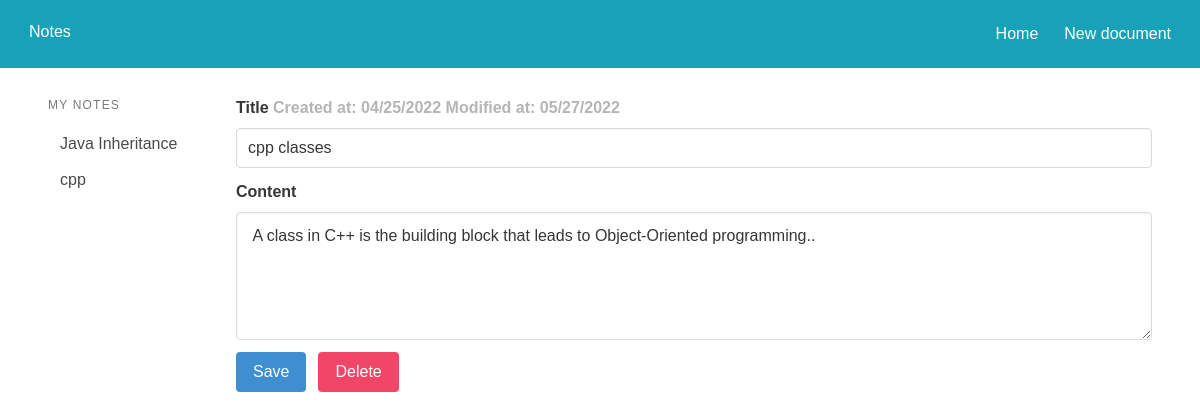
Page /editor/?docid=8 (signed in) on the committed database.
### accounts/models.py (models this page shows, shortened)
class Document(models.Model):
    user = models.ForeignKey(User, on_delete=models.CASCADE, default=1)
    title = models.CharField(max_length=255)
    content = models.TextField(blank=True, null=True)
    created_at = models.DateTimeField(auto_now_add=True)
    modified_at = models.DateTimeField(auto_now=True)
    class Meta:
        ordering = ('title',)

### accounts/views.py (the view, shortened to what this page needs)
# urls.py: path('editor/',views.editorview,name="editor"),
def editorview(request):
    if request.user.is_authenticated:
        docid = int(request.GET.get('docid', 0))
        documents = Document.objects.all()
        if docid > 0:
            document = Document.objects.get(pk=docid)
        else:
            document = ''
        context = {
        'docid': docid,
        'documents': documents,
        'document': document
        }
        return render(request, 'accounts/editor.html', context)
    else:
        return redirect('login')

### accounts/templates/accounts/editor.html (shortened to what this page needs)
<!DOCTYPE html>
<html>
<head>
    <link rel="stylesheet" href="https://cdn.jsdelivr.net/npm/bulma@0.9.0/css/bulma.min.css">
    <link rel="stylesheet" href="https://cdnjs.cloudflare.com/ajax/libs/fontawesome/4.7.0/css/font-awesome.min.css">
    <link rel="stylesheet" href="https://maxcdn.bootstrapcdn.com/bootstrap/4.5.2/css/bootstrap.min.css">
</head>
<body>
    <nav class="navbar bg-info   bg-primary fixed-top">
        <div class="navbar-brand">
            <a href="{% url 'editor' %}" class="btn btn-info navbar-btn">Notes</a>
        </div>
        <div class="navbar-menu">
            <div class="navbar-end">
                <a href="{% url 'home' %}?docid=0" class="btn btn-info navbar-btn">Home</a>
                <a href="{% url 'editor' %}?docid=0" class="btn btn-info navbar-btn">New document</a>
            </div>
        </div>
    </nav>
    <br><br>
    <section class="section" style="color:black">
        <div class="columns">
            <div class="column is-2">
                <aside class="menu">
                    <p class="menu-label">My Notes</p>
                    <ul class="menu-list">
                        {% for doc in documents %}
                        {% if doc.user.username == user.username %}
                        <li>
                            <a href="{% url 'editor' %}?docid={{ doc.id }}">{{ doc.title }}</a>
                        </li>
                        {% endif %}
                        {% endfor %}
                    </ul>
                </aside>
            </div>
            <br><br><br><br>
            <div class="column is-10">
                <form method="post" action="{% url 'editor' %}">
                    <div class="field">
                        <label class="label">
                            Title
                            {% if document %}
                            <span class="has-text-grey-light">
                                Created at: {{ document.created_at|date:"m/d/Y" }}
                                Modified at: {{ document.modified_at|date:"m/d/Y" }}
                            </span>
                            {% endif %}
                        </label>
                        <div class="control">
                            <input type="text" class="input" name="title" placeholder="Title" {% if document %}
                                value="{{ document.title }}" {% endif %}>
                        </div>
                    </div>
                    <div class="field">
                        <label class="label">Content</label>
                        <div class="control">
                            <textarea class="textarea" name="content"
                                placeholder="Content">{% if document %}{{ document.content }}{% endif %}</textarea>
                        </div>
                    </div>
                    <div class="field is-grouped">
                        <div class="control">
                            <button class="button is-info" id="myBtn">Save</button>
                        </div>
                        {% if document %}
                        <div class="control">
                            <a href="{% url 'delete_document' document.id %}" class="button is-danger">Delete</a>
                        </div>
                        {% endif %}
                    </div>
                </form>
            </div>
        </div>
    </section>
</body>
</html>

### accounts/templates/accounts/editor.html (style rules this page uses)
body { font-family: Arial, Helvetica, sans-serif; }

### rows in the picture
Document: title "Java Inheritance"
Document: title "cpp"
Document: created_at "04/25/2022", modified_at "05/27/2022", title "cpp classes", content "A class in C++ is the building block that leads to Object-Oriented programming.."
